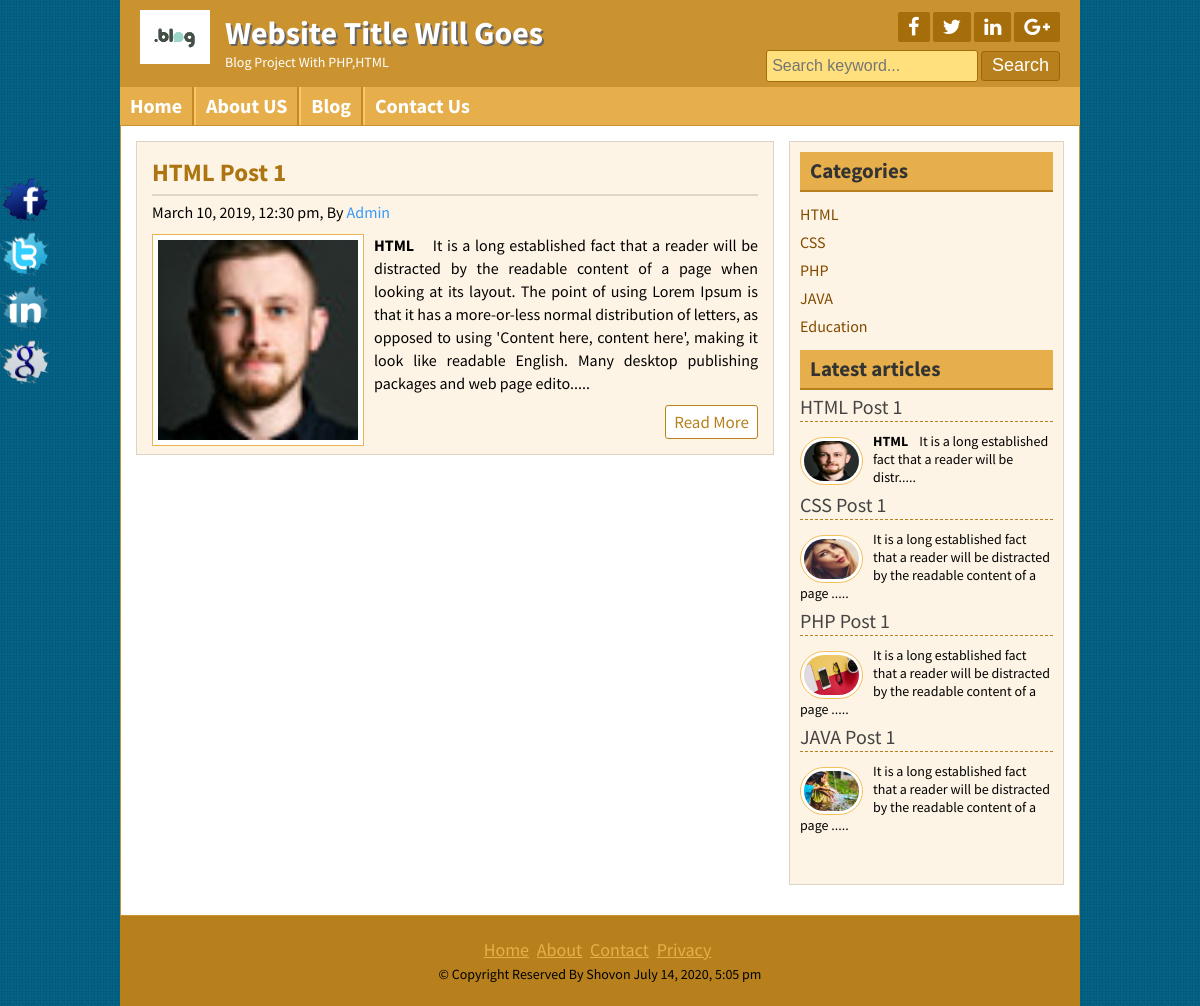
Page /posts.php?category=22 on the committed database.
### tables this page shows
CREATE TABLE `tbl_titleslogan` (
  `id` int(11) NOT NULL,
  `title` varchar(255) NOT NULL,
  `slogan` varchar(255) NOT NULL,
  `logo` varchar(255) NOT NULL
);

CREATE TABLE `tbl_social` (
  `id` int(11) NOT NULL,
  `fb` varchar(255) NOT NULL,
  `tw` varchar(255) NOT NULL,
  `ln` varchar(255) NOT NULL,
  `gg` varchar(255) NOT NULL
);

CREATE TABLE `tbl_page` (
  `id` int(11) NOT NULL,
  `name` varchar(255) NOT NULL,
  `body` varchar(5000) NOT NULL
);

CREATE TABLE `tbl_post` (
  `id` int(11) NOT NULL,
  `cat` int(11) NOT NULL,
  `title` varchar(255) NOT NULL,
  `body` text NOT NULL,
  `image` varchar(255) NOT NULL,
  `author` varchar(50) NOT NULL,
  `tags` varchar(255) NOT NULL,
  `date` timestamp NOT NULL DEFAULT current_timestamp() ON UPDATE current_timestamp()
);

CREATE TABLE `tbl_category` (
  `id` int(11) NOT NULL,
  `name` varchar(60) NOT NULL
);

CREATE TABLE `tbl_footer` (
  `id` int(11) NOT NULL,
  `copyright` varchar(255) NOT NULL
);

### lib/Database.php (called while the page is built, shortened)
<?php
Class Database{
	public $host   = DB_HOST;
	public $user   = DB_USER;
	public $pass   = DB_PASS;
	public $dbname = DB_NAME;
	public $link;
	private function connectDB(){
	$this->link = new mysqli($this->host, $this->user, $this->pass, $this->dbname);
 }
	public function select($query){
		$result = $this->link->query($query) or die($this->link->error.__LINE__);
		if($result->num_rows > 0){
			return $result;
		} else {
			return false;
		}
	}
}

### helpers/Format.php (called while the page is built, shortened)
<?php
class Format{
	public function dateFormat($date){
		return date('F j, Y, g:i a',strtotime($date));
	}
	public function shortTxt($text,$limit){
		$text=substr($text,0,$limit);
		$text=$text.".....";
		return $text;
	}
}
?>

### posts.php (the view)
<?php include 'inc/header.php';?>
<?php
if((!isset($_GET['category'])) or ($_GET['category']==NULL)){
	header("Location:404.php");
}
else{
	$category=$_GET['category'];
}
?>
	<div class="contentsection contemplete clear">
		<div class="maincontent clear">
		<?php
			  $query_category="SELECT * FROM tbl_post WHERE cat=$category;";
			  $post_category=$db->select($query_category);
		?>
		<?php if($post_category){?>
		<?php while($result_category=$post_category->fetch_assoc()){?>
			<div class="samepost clear">
				<h2><a href="post.php?id=<?php echo $result_category['id'];?>"><?php echo $result_category['title'];?></a></h2>
				<h4><?php echo $format->dateFormat($result_category['date']);?>, By <a href="#"><?php echo $result_category['author'];?></a></h4>
				 <a href="#"><img src="admin/<?php echo $result_category['image'];?>" alt="post image"/></a>
					<?php echo $format->shortTxt($result_category['body'],400);?>
				<div class="readmore clear">
					<a href="post.php?id=<?php echo $result_category['id'];?>">Read More</a>
				</div>
			</div>
			<?php }?>
			<?php }else{header("Location:404.php");}?>
		</div>
		<?php include 'inc/sidebar.php';?>
	<?php include 'inc/footer.php';?>

### inc/header.php (shortened to what this page needs)
<?php include 'lib/Database.php';?>
<?php include 'helpers/Format.php';?>
<?php
	  $db=new Database();
	  $format=new Format();
?>
<!DOCTYPE html>
<html>
<head>
	<?php include 'scripts/css.php';?>
</head>
<body>
	<div class="headersection templete clear">
		<a href="index.php">
			<div class="logo">
<?php
$query="SELECT * FROM tbl_titleslogan WHERE id=1;";
$result=$db->select($query);
if($result){
	while($row=$result->fetch_assoc()){
?>
				<img src="admin/<?php echo $row['logo'];?>" alt="Logo"/>
				<h2><?php echo $row['title'];?></h2>
				<p><?php echo $row['slogan'];?></p>
<?php } } ?>
			</div>
		</a>
		<div class="social clear">
			<div class="icon clear">
<?php
$query="SELECT * FROM tbl_social WHERE id=1;";
$result=$db->select($query);
if($result){
	while($row=$result->fetch_assoc()){
?>
				<a href="<?php echo $row['fb'];?>" target="_blank"><i class="fa fa-facebook"></i></a>
				<a href="<?php echo $row['tw'];?>" target="_blank"><i class="fa fa-twitter"></i></a>
				<a href="<?php echo $row['ln'];?>" target="_blank"><i class="fa fa-linkedin"></i></a>
				<a href="<?php echo $row['gg'];?>" target="_blank"><i class="fa fa-google-plus"></i></a>
<?php } } ?>
			</div>
			<div class="searchbtn clear">
			<form action="search.php" method="get">
				<input type="text" name="search" placeholder="Search keyword..."/>
				<input type="submit" name="submit" value="Search"/>
			</form>
			</div>
		</div>
	</div>
<div class="navsection templete">
<?php
$path=$_SERVER['SCRIPT_FILENAME'];
$title=basename($path,'.php');
?>
	<ul>
		<li><a <?php if($title=='index'){ echo 'id="active"';}?> href="index.php">Home</a></li>
<?php
$query="SELECT * FROM tbl_page;";
$res=$db->select($query);
if($res){
	while($rows=$res->fetch_assoc()){
?>
		<li>
		<a
		<?php
			if (isset($_GET['pageid']) && $_GET['pageid']== $rows['id']){
				echo 'id="active"';
			}
		?>
		href="page.php?pageid=<?php echo $rows['id'];?>">
		<?php echo $rows['name']; ?>
		</a>
		</li>
<?php }}?>
		<li><a <?php if($title=='contact'){ echo 'id="active"';}?> href="contact_us.php">Contact Us</a></li>
	</ul>
</div>

### inc/sidebar.php
<div class="sidebar clear">
			<div class="samesidebar clear">
				<h2>Categories</h2>
				<?php
$query="SELECT * FROM tbl_category;";
$category=$db->select($query);
 if($category){
 while($row=$category->fetch_assoc()){
?>
					<ul>
						<li>
						<a href="posts.php?category=<?php echo $row['id'];?>">
						<?php echo $row['name'];?>
						</a>
						</li>
					</ul>
 <?php }?>
 <?php }else{?>
	 <li><a href="#">No Category Found</a></li>
<?php
 }?>
			</div>
			<div class="samesidebar clear">
				<h2>Latest articles</h2>
					<div class="popular clear">
					<?php
						$query_latest="SELECT * FROM tbl_post LIMIT 4;";
						$post_latest=$db->select($query_latest);
						 if($post_latest){
						 while($row_latest=$post_latest->fetch_assoc()){
						?>
						<h3><a href="post.php?id=<?php echo $row_latest['id'];?>"><?php echo $row_latest['title'];?></a></h3>
						<a href="post.php?id=<?php echo $row_latest['id'];?>"><img src="admin/<?php echo $row_latest['image'];?>" alt="post image"/></a>
						<?php echo $format->shortTxt($row_latest['body'],100);?>
						 <?php }}else{header("Location:404.php");}?>
					</div>
			</div>
		</div>

### inc/footer.php (shortened to what this page needs)
</div>
	<div class="footersection templete clear">
	  <div class="footermenu clear">
		<ul>
			<li><a href="#">Home</a></li>
			<li><a href="#">About</a></li>
			<li><a href="#">Contact</a></li>
			<li><a href="#">Privacy</a></li>
		</ul>
	  </div>
<?php
$query="SELECT * FROM tbl_footer WHERE id=1;";
$result=$db->select($query);
if($result){
	while($row=$result->fetch_assoc()){
?>
	  <p>&copy; <?php
	   echo $row['copyright']." "; echo date('F j, Y, g:i a'); ?> </p>
<?php } } ?>
	</div>
	<div class="fixedicon clear">
<?php
$query="SELECT * FROM tbl_social WHERE id=1;";
$result=$db->select($query);
if($result){
	while($row=$result->fetch_assoc()){
?>
		<a href="<?php echo $row['fb'];?>" target="_blank"><img src="images/fb.png" alt="Facebook"/></a>
		<a href="<?php echo $row['tw'];?>" target="_blank"><img src="images/tw.png" alt="Twitter"/></a>
		<a href="<?php echo $row['ln'];?>" target="_blank"><img src="images/in.png" alt="LinkedIn"/></a>
		<a href="<?php echo $row['gg'];?>" target="_blank""><img src="images/gl.png" alt="GooglePlus"/></a>
<?php } } ?>
	</div>
</body>
</html>

### theme/default.css (style rules this page uses)
.headersection { background: #ca932f none repeat scroll 0 0; }
.searchbtn input[type="text"] { border: 1px solid #A56E0A;background:#FFE07C; }
.icon a { background: #a56e0a none repeat scroll 0 0; }
input[type="submit"] { background: #b7801c none repeat scroll 0 0; }
.searchbtn input[type="submit"] { border: 1px solid #9d6602;; }
.navsection { background: none repeat scroll 0 0 #e6af4b; }
.navsection ul li { border-left: 2px solid #fdc662;border-right: 2px solid #c18a26; }

### rows in the picture
tbl_titleslogan: logo (picture), title "Website Title Will Goes", slogan "Blog Project With PHP,HTML"
tbl_page: name "About US"
tbl_page: name "Blog"
tbl_post: title "HTML Post 1", date "March 10, 2019, 12:30 pm", author "Admin", image (picture), body "HTML It is a long established fact that a reader will be distracted by the readable content of a page when looking at its layout. The point of using Lorem Ipsum is that it has a more-or-less normal distribution of letters, as opposed to using 'Content here, content here', making it look like readable English. Many desktop publishing packages and web page edito.....", body "HTML It is a long established fact that a reader will be distr....."
tbl_category: name "HTML"
tbl_category: name "CSS"
tbl_category: name "PHP"
tbl_category: name "JAVA"
tbl_category: name "Education"
tbl_post: title "CSS Post 1", image (picture), body "It is a long established fact that a reader will be distracted by the readable content of a page ....."
tbl_post: title "PHP Post 1", image (picture), body "It is a long established fact that a reader will be distracted by the readable content of a page ....."
tbl_post: title "JAVA Post 1", image (picture), body "It is a long established fact that a reader will be distracted by the readable content of a page ....."
tbl_footer: copyright "Copyright Reserved By Shovon"
